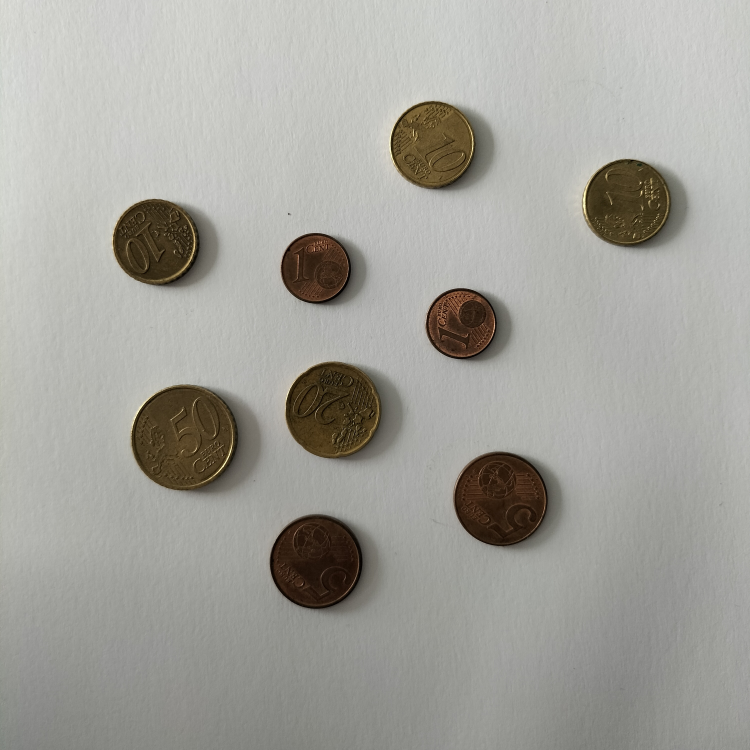
#> input picture images/coins.jpg, 3000 x 3000 px (shown at 1/4 size)
$ jupyter execute notebook.ipynb   (older library calls are emulated)
#> lines starting #> are read from the running program, lines starting #| are printed output that depends on the picture; after the words box and inside, x2 and y2 are one past the last pixel; in counts of white or black regions, pixels touching at a corner belong together
[cell 1]
import cv2
import numpy as np
import matplotlib.pyplot as plt
import math

# 1. Contador de dinero interactivo

El objetivo es estimar la cantidad de dinero presente en una imagen identificando las monedas que contiene. Se combina información del área de cada moneda con una selección interactiva de referencia para establecer un factor de escala.

La imagen se carga, se convierte a escala de grises y se aplica un umbral binario inverso mediante el método de Otsu para separar el fondo blanco de las monedas.

Se aplica un filtro de mediana para reducir el ruido sin eliminar los bordes de las monedas. A continuación, un filtro gaussiano suaviza pequeñas variaciones y transiciones, evitando que las sombras generen contornos adicionales.

Finalmente, se obtienen los contornos con `cv2.findContours()`, descartando aquellos con área demasiado pequeña. La imagen resultante muestra los contornos detectados.

Una vez se muestra la selección interactiva el usuario selecciona una moneda de referencia (una moneda de 50 céntimos) haciendo clic sobre ella en la imagen. Esto permite calcular un factor de escala que relaciona el área de la moneda detectada en la imagen con el área real de la moneda en milímetros cuadrados.

Ahora para cada contorno detectado se calcula su área relativa utilizando el factor de escala. Se asigna a cada contorno la moneda cuyo área teórica se aproxima más a la medida calculada. La suma de todas las monedas proporciona la cuenta total de dinero en la imagen, que se muestra junto con la visualización de las monedas.

[cell 2]
def resize_image(image, max_size):
#> called with max_size = 900
    h, w = image.shape[:2]
#> h = 3000; w = 3000

    if h > w:
        scale_factor = max_size / h
    else:
        scale_factor = max_size / w
#> scale_factor = 0.3

    new_h = int(h * scale_factor)
#> new_h = 900
    new_w = int(w * scale_factor)
#> new_w = 900

    return cv2.resize(image, (new_w, new_h))

coin_diameters: dict[int, float] = {
    200: 25.75,
    100: 23.25,
    50: 24.25,
    20: 22.25,
    10: 19.75,
    5: 21.25,
    2: 18.75,
    1: 16.26
}

coin_areas: dict[int, float] = {
    coin: math.pi * (diameter / 2) ** 2
        for coin, diameter in coin_diameters.items()
}

img = cv2.cvtColor(resize_image(cv2.imread('images/coins.jpg'), 900), cv2.COLOR_BGR2RGB)

_, img_g = cv2.threshold(cv2.cvtColor(img, cv2.COLOR_RGB2GRAY), 0, 255, cv2.THRESH_BINARY_INV + cv2.THRESH_OTSU)
#> img_g: shape (900, 900); 11.6% white; 36 white regions (27 under 20 px), largest, box (x1, y1, x2, y2) and area: (158, 461, 312, 593) 15358, (343, 434, 479, 554) 12480, (323, 617, 453, 736) 11954
img_g = cv2.medianBlur(img_g, 11)
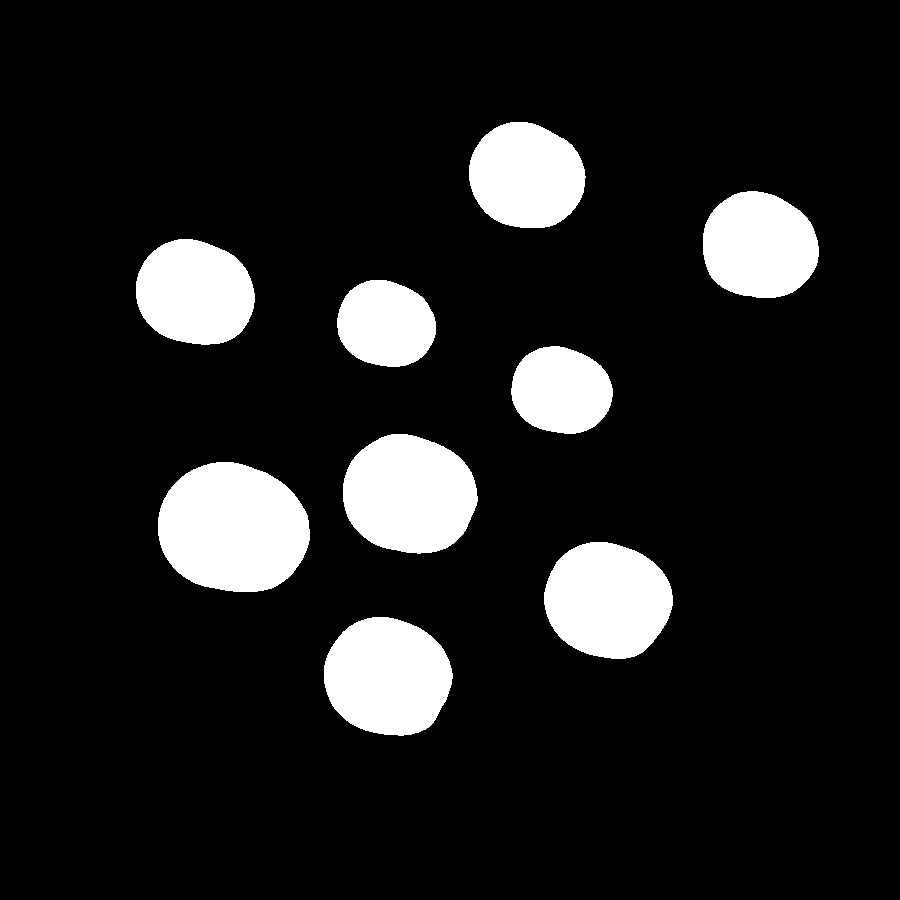
#> img_g: shape (900, 900); 11.7% white; 9 white regions
img_g = cv2.GaussianBlur(img_g, (3, 3), 5)

contours, hierarchy = cv2.findContours(
    img_g,
    cv2.RETR_EXTERNAL ,
    cv2.CHAIN_APPROX_SIMPLE
)
#> contours = 9 contours; largest, box (x1, y1, x2, y2) and area: (157, 461, 311, 593) 15954, (342, 433, 479, 555) 12948, (323, 616, 454, 737) 12261, (543, 541, 674, 660) 12012, (135, 238, 256, 346) 10218
contours = tuple(filter(lambda c: cv2.contourArea(c) > 100, contours))

cv2.drawContours(img, contours, -1, (0,255,0), 3)

can_close = False

# [21 lines left out: function mouse_callback, not called in this run]


cv2.putText(
    img,
    "Selecciona una moneda de 50 centimos",
    (30, 20),
    cv2.FONT_HERSHEY_SIMPLEX,
    0.5,
    (255, 0 ,0)
)
cv2.imshow('coins', cv2.cvtColor(img, cv2.COLOR_RGB2BGR))
cv2.setMouseCallback('coins', mouse_callback)
while True:
    key_code = cv2.waitKey(200)
#> (key Esc is pressed here)
    if key_code == 27:
        break
    if can_close:
        break
cv2.destroyAllWindows()

# 2. Clasificación de microplásticos

Primero se extraerá características geométricas y visuales de las partículas presentes en las imágenes de partida y generará vectores representativos de cada categoría de microplástico. Estos vectores servirán como referencia para identificar partículas en la imagen a estudiar.

Se cargan las tres imágenes correspondientes a cada tipo de microplástico: fragmentos (FRA), pellets (PEL) y alquitrán (TAR). Cada imagen se convierte a escala de grises y se aplica un filtro de mediana para reducir el ruido. Posteriormente, se realiza un umbral adaptativo binario inverso para separar las partículas del fondo blanco.

Para reforzar los bordes de las partículas, se aplica una dilatación morfológica utilizando un kernel elíptico. Esta operación intenta continuar el borde para unirlo.

Se obtiene el conjunto de contornos, filtrando aquellos que no cumplen criterios mínimos y máximos de área, así como un límite en la relación área/perímetro al cuadrado.

Para cada contorno, se ajusta una elipse mediante `cv2.fitEllipse()`, obteniendo su centro, ejes y orientación. A partir de esta información y de los valores HSV del pixel central, se calculan las siguientes características: relación área/perímetro al cuadrado, relación entre eje mayor y eje menor y valores de color HSV del centro del contorno.

[cell 3]
from cv2 import Mat


imgF = cv2.imread('images/FRA.png')
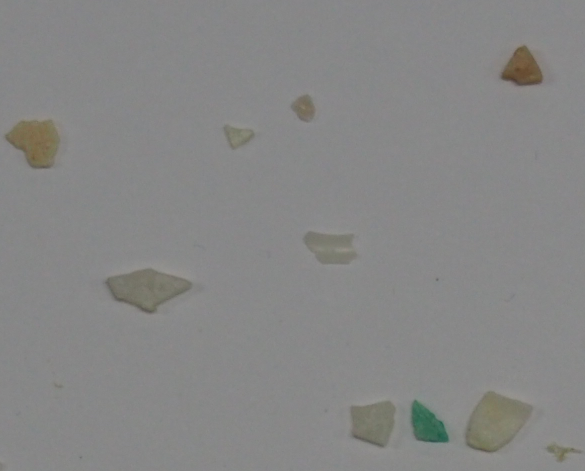
#> input picture images/FRA.png, 1170 x 942 px (shown at 1/2 size)
#> imgF is the input picture: shape (942, 1170, 3); mean B, G, R 133.5, 134.2, 134.1
imgP = cv2.imread('images/PEL.png')
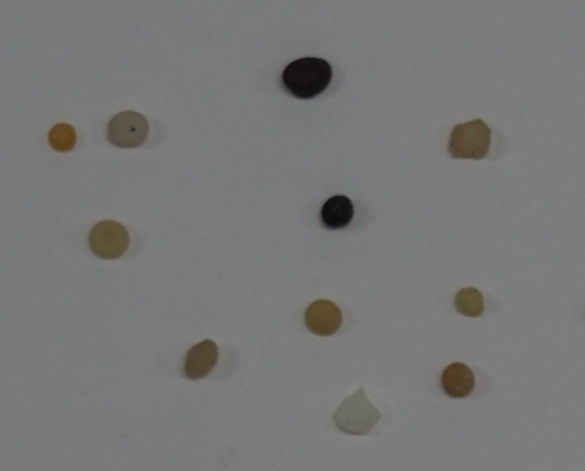
#> input picture images/PEL.png, 1170 x 942 px (shown at 1/2 size)
#> imgP is the input picture: shape (942, 1170, 3); mean B, G, R 119.2, 119.7, 119.4
imgT = cv2.imread('images/TAR.png')
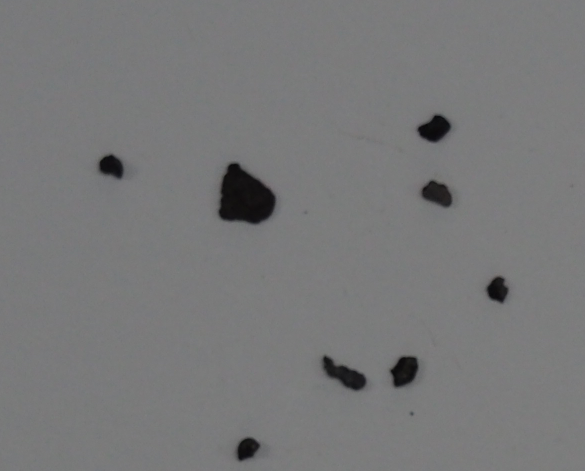
#> input picture images/TAR.png, 1170 x 942 px (shown at 1/2 size)
#> imgT is the input picture: shape (942, 1170, 3); mean B, G, R 120.5, 119.9, 119.7

def extract_contours(img: Mat, min_area: int, max_area: int, max_area_per_perimeter_squared):
    contours, hierarchy = cv2.findContours(
        img,
        cv2.RETR_EXTERNAL,
        cv2.CHAIN_APPROX_SIMPLE
    )

    contours = tuple(filter(
        lambda c: cv2.contourArea(c) > min_area and cv2.contourArea(c) < max_area, contours
    ))

    return tuple(filter(
        lambda c: (cv2.contourArea(c) / cv2.arcLength(c, True) ** 2) < max_area_per_perimeter_squared, contours
    ))

imgF_g = cv2.cvtColor(imgF, cv2.COLOR_BGR2GRAY)
imgP_g = cv2.cvtColor(imgP, cv2.COLOR_BGR2GRAY)
imgT_g = cv2.cvtColor(imgT, cv2.COLOR_BGR2GRAY)

imgF_g = cv2.medianBlur(imgF_g, 11)
imgF_g = cv2.adaptiveThreshold(
    imgF_g,
    255,
    cv2.ADAPTIVE_THRESH_MEAN_C,
    cv2.THRESH_BINARY_INV,
    11,
    2
)
#> imgF_g: shape (942, 1170); 1.3% white; 97 white regions (79 under 20 px), largest, box (x1, y1, x2, y2) and area: (211, 537, 384, 627) 2327, (931, 782, 1065, 906) 1863, (1002, 92, 1085, 172) 1534
imgP_g = cv2.medianBlur(imgP_g, 11)
imgP_g = cv2.adaptiveThreshold(
    imgP_g,
    255,
    cv2.ADAPTIVE_THRESH_MEAN_C,
    cv2.THRESH_BINARY_INV,
    11,
    2
)
#> imgP_g: shape (942, 1170); 1.5% white; 59 white regions (46 under 20 px), largest, box (x1, y1, x2, y2) and area: (565, 115, 664, 197) 2027, (897, 238, 982, 319) 1695, (643, 391, 707, 458) 1496
imgT_g = cv2.medianBlur(imgT_g, 11)
imgT_g = cv2.adaptiveThreshold(
    imgT_g,
    255,
    cv2.ADAPTIVE_THRESH_MEAN_C,
    cv2.THRESH_BINARY_INV,
    11,
    2
)
#> imgT_g: shape (942, 1170); 1% white; 48 white regions (38 under 20 px), largest, box (x1, y1, x2, y2) and area: (438, 327, 551, 448) 2706, (646, 712, 732, 781) 1683, (782, 714, 836, 774) 1267

kernel = cv2.getStructuringElement(cv2.MORPH_ELLIPSE, (5, 5))
imgF_g = cv2.dilate(imgF_g, kernel, iterations=1)
#> imgF_g: shape (942, 1170); 2.4% white; 38 white regions (8 under 20 px), largest, box (x1, y1, x2, y2) and area: (209, 535, 386, 629) 3978, (929, 780, 1067, 908) 3568, (9, 237, 121, 340) 2842
imgP_g = cv2.dilate(imgP_g, kernel, iterations=1)
#> imgP_g: shape (942, 1170); 2.5% white; 35 white regions (11 under 20 px), largest, box (x1, y1, x2, y2) and area: (563, 113, 666, 199) 3162, (895, 236, 984, 321) 2798, (662, 776, 764, 873) 2476
imgT_g = cv2.dilate(imgT_g, kernel, iterations=1)
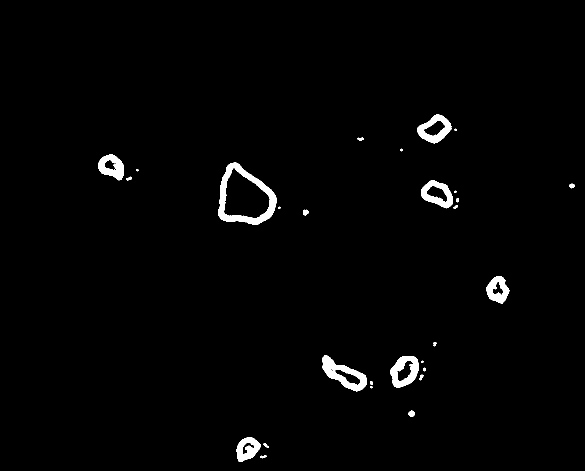
#> imgT_g: shape (942, 1170) (shown at 1/2 size); 1.6% white; 28 white regions (6 under 20 px)

contoursF = extract_contours(imgF_g, 1000, 30000, 0.07)
#> in extract_contours, `contours, hierarchy = cv2.findContours( img, cv2.RETR_EXTERNAL, cv2.CH..`: contours = 27 contours, 9 with area under 20; largest, box (x1, y1, x2, y2) and area: (929, 780, 1067, 908) 11508, (209, 535, 386, 629) 10004, (9, 237, 121, 340) 7788, (699, 800, 793, 898) 6838, (1000, 90, 1087, 174) 4729
#> in extract_contours, `contours = tuple(filter( lambda c: cv2.contourArea(c) > min_area and c..`: contours = 10 contours; largest, box (x1, y1, x2, y2) and area: (929, 780, 1067, 908) 11508, (209, 535, 386, 629) 10004, (9, 237, 121, 340) 7788, (699, 800, 793, 898) 6838, (1000, 90, 1087, 174) 4729
#> contoursF has the same summary as contours in extract_contours
contoursP = extract_contours(imgP_g, 1000, 30000, 0.07)
#> in extract_contours (call 2), `contours, hierarchy = cv2.findContours( img, cv2.RETR_EXTERNAL, cv2.CH..`: contours = 32 contours, 13 with area under 20; largest, box (x1, y1, x2, y2) and area: (563, 113, 666, 199) 6608, (662, 776, 764, 873) 6134, (895, 236, 984, 321) 5890, (176, 438, 261, 521) 5384, (213, 220, 300, 299) 5328
#> in extract_contours (call 2), `contours = tuple(filter( lambda c: cv2.contourArea(c) > min_area and c..`: contours = 11 contours; largest, box (x1, y1, x2, y2) and area: (563, 113, 666, 199) 6608, (662, 776, 764, 873) 6134, (895, 236, 984, 321) 5890, (176, 438, 261, 521) 5384, (213, 220, 300, 299) 5328
#> contoursP has the same summary as contours in extract_contours
contoursT = extract_contours(imgT_g, 1000, 30000, 0.07)
#> in extract_contours (call 3), `contours, hierarchy = cv2.findContours( img, cv2.RETR_EXTERNAL, cv2.CH..`: contours = 28 contours, 7 with area under 20; largest, box (x1, y1, x2, y2) and area: (436, 325, 553, 450) 10035, (644, 710, 734, 783) 3064, (780, 712, 838, 776) 2621, (834, 229, 903, 287) 2488, (842, 360, 906, 417) 2338
#> in extract_contours (call 3), `contours = tuple(filter( lambda c: cv2.contourArea(c) > min_area and c..`: contours = 8 contours; box (x1, y1, x2, y2) and area: (436, 325, 553, 450) 10035, (644, 710, 734, 783) 3064, (780, 712, 838, 776) 2621, (834, 229, 903, 287) 2488, (842, 360, 906, 417) 2338, (197, 309, 248, 361) 1792, (973, 552, 1019, 608) 1679, (473, 875, 521, 924) 1594
#> contoursT has the same summary as contours in extract_contours

cv2.drawContours(imgF, contoursF, -1, (0,255,0), 3)
#> imgF: shape (942, 1170, 3); 1.34% of pixels changed, all inside (x1, y1, x2, y2) = (7, 88, 1167, 928)
cv2.drawContours(imgP, contoursP, -1, (0,255,0), 3)
#> imgP: shape (942, 1170, 3); 1.12% of pixels changed, all inside (x1, y1, x2, y2) = (93, 111, 986, 875)
cv2.drawContours(imgT, contoursT, -1, (0,255,0), 3)
#> imgT: shape (942, 1170, 3); 0.67% of pixels changed, all inside (x1, y1, x2, y2) = (195, 227, 1021, 926)

plt.subplot(131)
plt.axis("off")
plt.imshow(imgF)
plt.title('Fragmentos')
plt.subplot(132)
plt.axis("off")
plt.imshow(imgP)
plt.title('Pellet')
plt.subplot(133)
plt.axis("off")
plt.imshow(imgT)
plt.title('Alquitrán')


# Extraer vectores de caracteristicas de cada contorno
imgF = cv2.cvtColor(imgF, cv2.COLOR_BGR2HSV)
#> imgF: shape (942, 1170, 3); mean H, S, V 58.3, 8.3, 136.8
imgP = cv2.cvtColor(imgP, cv2.COLOR_BGR2HSV)
#> imgP: shape (942, 1170, 3); mean H, S, V 66.5, 9.6, 122.6
imgT = cv2.cvtColor(imgT, cv2.COLOR_BGR2HSV)
#> imgT: shape (942, 1170, 3); mean H, S, V 68, 5.2, 122

features: dict[tuple[float], str] = dict()

def add_features(features, category, contours, img_hsv) -> None:
#> called with category = 'FRA'
    vectors = []

    for c in contours:
        (x, y), (Ma, ma), orientation = cv2.fitEllipse(c)
        (x, y) = int(x), int(y)
        h, s, v = img_hsv[y, x]
        area_p_perimeter_squared = cv2.contourArea(c) / cv2.arcLength(c, True) ** 2
        Ma_p_ma = Ma / ma

        #features[(area_p_perimeter_squared, Ma_p_ma, float(h), float(s), float(v))] = category
        vectors.append((area_p_perimeter_squared, Ma_p_ma, float(h), float(s), float(v)))
#> this loop made 10 passes
#> (x, y, Ma, ma, orientation, h, s, v) on passes 1 to 8: (1125, 904, 34.23, 67.65, 96.46, 27, 53, 111), (746, 844, 95.62, 98.22, 31.15, 30, 25, 121), (854, 854, 60.92, 114.3, 144.9, 77, 123, 102), (991, 843, 106.5, 143.8, 51.02, 29, 45, 124), (292, 577, 82.13, 160.5, 88.27, 22, 31, 123), (660, 491, 66.83, 97.47, 108, 26, 28, 129), (475, 270, 51.93, 61.54, 77.58, 32, 32, 126), (71, 282, 94.17, 111.5, 137.1, 19, 96, 125)
#> after the loop, vectors = 10 items, first 6: (0.0312, 0.506, 27, 53, 111), (0.0587, 0.974, 30, 25, 121), (0.0567, 0.533, 77, 123, 102), (0.0608, 0.74, 29, 45, 124), (0.0491, 0.512, 22, 31, 123), (0.00467, 0.686, 26, 28, 129)

    mean = np.mean(vectors, axis=0)
#> mean = [0.0498, 0.734, 29.9, 61.2, 120.4]
    features[tuple(float(x) for x in mean)] = category

add_features(features, 'FRA', contoursF, imgF)
add_features(features, 'PEL', contoursP, imgP)
#> the loop in add_features (call 2), `for c in contours:` made 11 passes
#> (x, y, Ma, ma, orientation, h, s, v) on passes 1 to 8: (713, 828, 86.01, 97.53, 48.55, 30, 28, 109), (915, 760, 68.53, 74.17, 171.8, 17, 157, 78), (402, 718, 60.92, 89.84, 34.48, 19, 104, 83), (646, 635, 75.61, 78.2, 109.2, 19, 132, 91), (938, 604, 60.36, 66.12, 134.7, 23, 113, 90), (217, 479, 82.49, 83.5, 95.91, 19, 113, 95), (674, 424, 64.01, 73.71, 33.59, 0, 0, 16), (124, 275, 58.87, 61.4, 171.9, 16, 162, 99)
add_features(features, 'TAR', contoursT, imgT)

Para extraer los contornos de las partículas en la imagen a estudiar, se convierte la imagen a escala de grises y se aplica un filtro de mediana para reducir el ruido. Se combinan distintos umbralizados adaptativos y globales junto con operadores de detección de bordes (Sobel, Canny y Laplaciano) para resaltar los contornos de los objetos.

Las máscaras resultantes se combinan para generar una máscara final que intenta aislar los contornos de los microplásticos.

[cell 4]
img = cv2.cvtColor(cv2.imread('images/MPs_test.jpg'), cv2.COLOR_BGR2RGB)
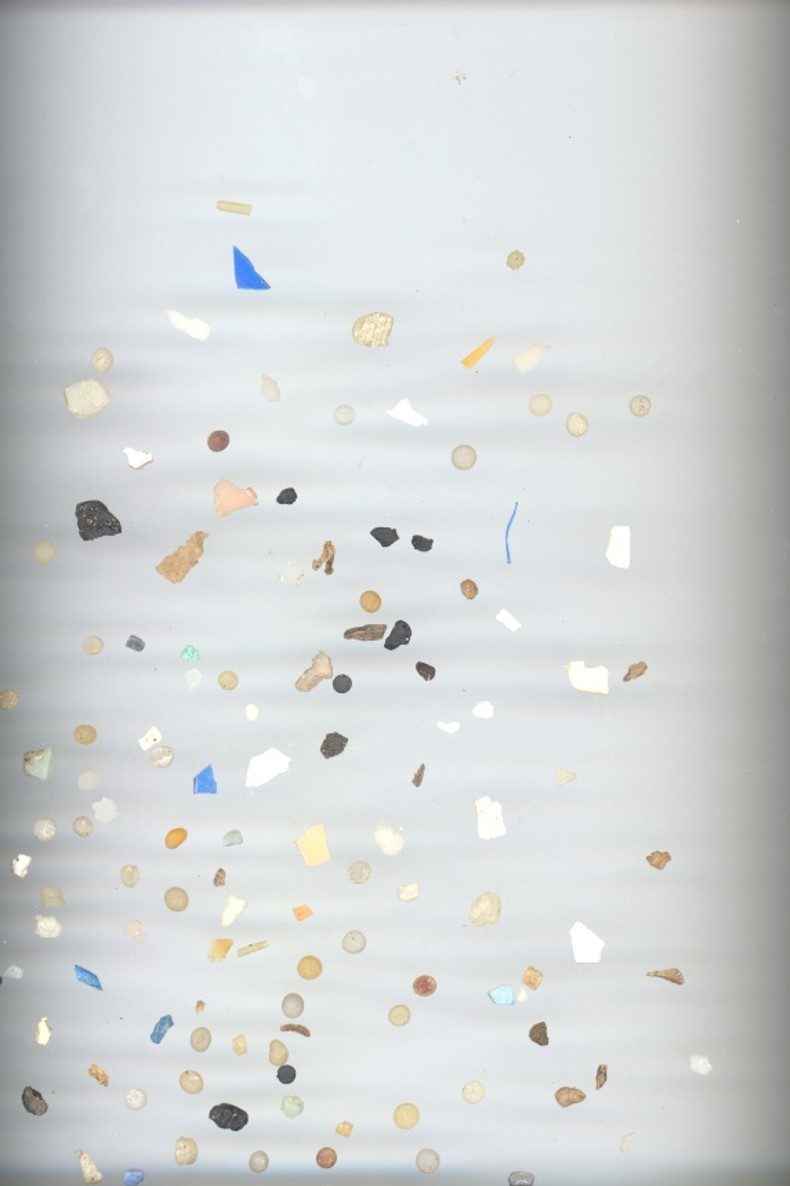
#> input picture images/MPs_test.jpg, 790 x 1186 px
#> img: shape (1186, 790, 3)

plt.imshow(img)
plt.show()

img_g = cv2.medianBlur(cv2.cvtColor(img, cv2.COLOR_RGB2GRAY), 11)
#> img_g: shape (1186, 790)
img_b = cv2.adaptiveThreshold(
    img_g,
    20,
    cv2.ADAPTIVE_THRESH_GAUSSIAN_C,
    cv2.THRESH_BINARY_INV,
    21,
    4
)
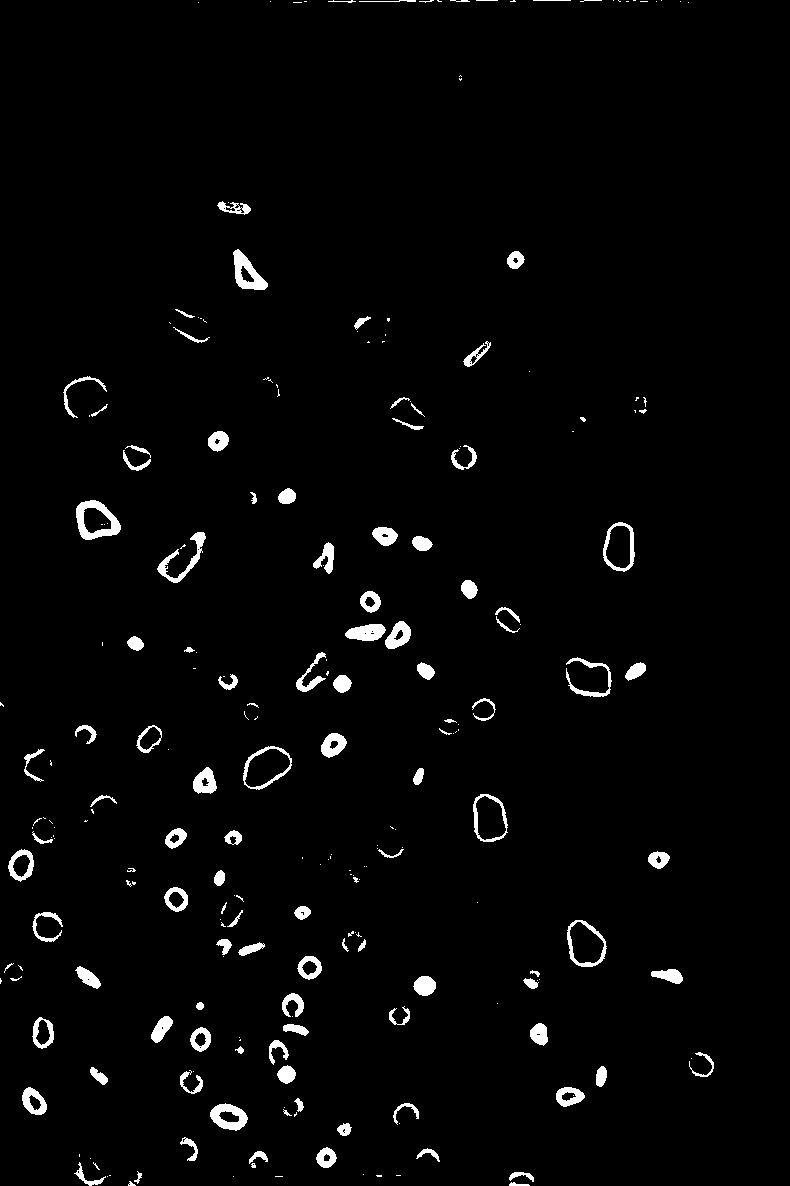
#> img_b: shape (1186, 790); values 0 (black) and 20 (white), 2.5% white; 241 white regions (124 under 20 px), largest, box (x1, y1, x2, y2) and area: (76, 500, 121, 540) 820, (233, 249, 268, 290) 690, (210, 1103, 248, 1131) 601
_, img_b = cv2.threshold(img_b, 0, 255, cv2.THRESH_BINARY + cv2.THRESH_OTSU)
img_d = cv2.adaptiveThreshold(
    img_g,
    20,
    cv2.ADAPTIVE_THRESH_GAUSSIAN_C,
    cv2.THRESH_BINARY,
    15,
    4
)
#> img_d: shape (1186, 790); values 0 (black) and 20 (white), 98.2% white; 238 black regions (137 under 20 px), largest, box (x1, y1, x2, y2) and area: (76, 500, 121, 540) 649, (233, 249, 268, 290) 558, (210, 1104, 248, 1131) 484
#> (the rest of the program and of its run is left out)
